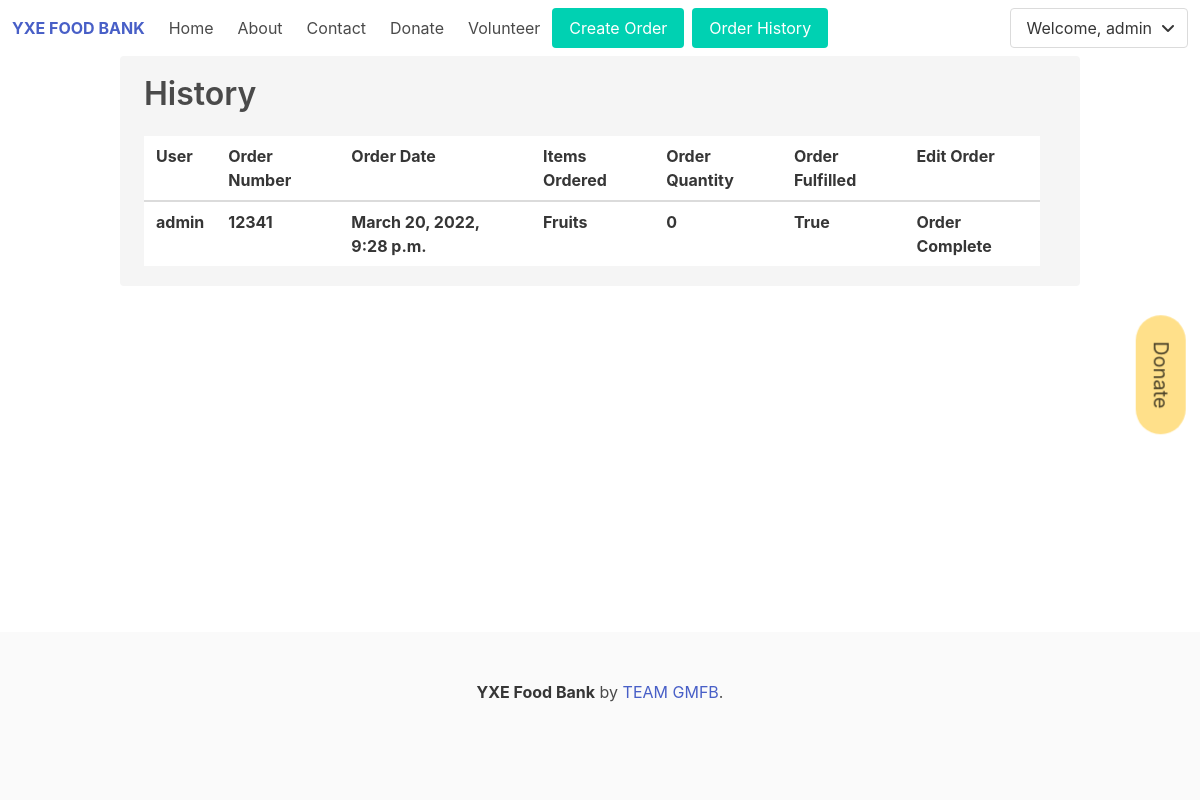
Before: /history/ (signed in) with the older database file.
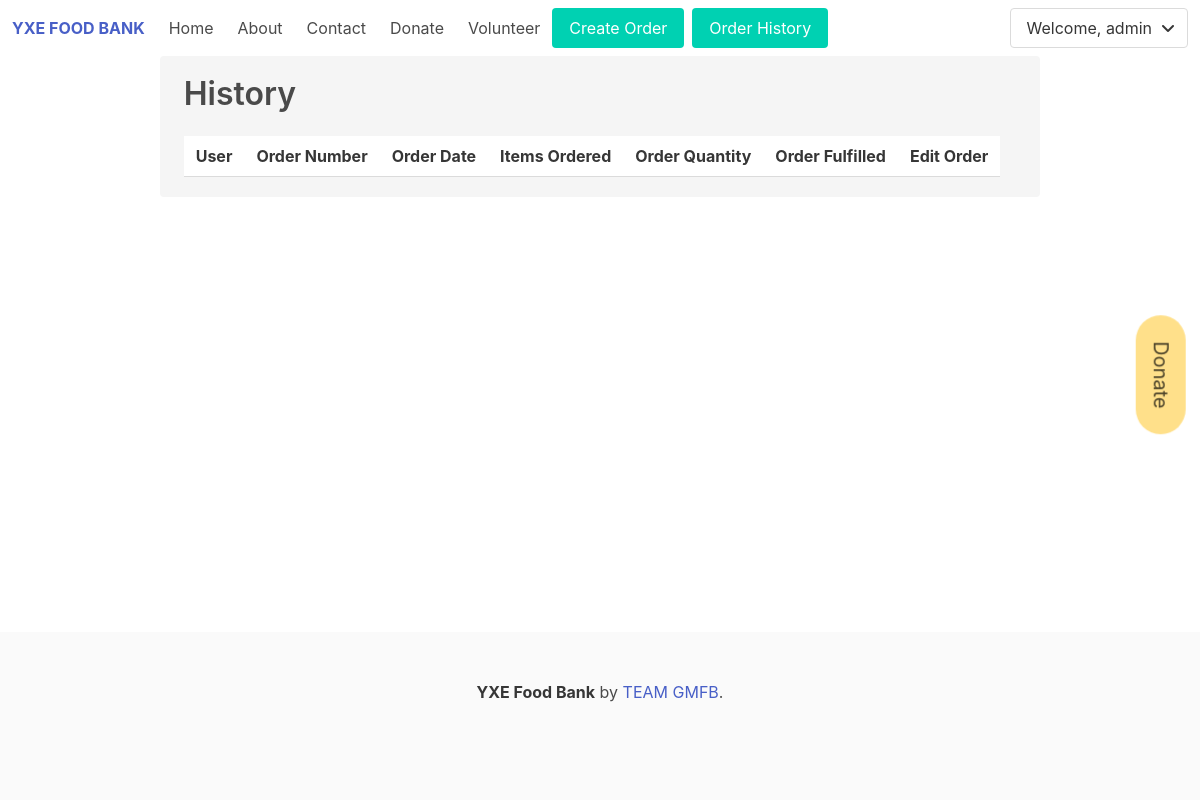
After: the same page with the newer database file.
### store/models.py (models this page shows, shortened)
class Form(models.Model):
    customer = models.ForeignKey(
        Account, on_delete=models.SET_NULL, blank=True, null=True)
    date_ordered = models.DateTimeField(auto_now_add=True)
    complete = models.BooleanField(default=False, null=True, blank=False)
    transaction_id = models.CharField(max_length=200, null=True)
    notes = models.CharField(max_length=200, null=True)
    fufilled = models.BooleanField(default=False, null=True, blank=False)

class Formitems(models.Model):
    product = models.ForeignKey(
        Product, on_delete=models.SET_NULL, blank=True, null=True)
    form = models.ForeignKey(
        Form, on_delete=models.SET_NULL, blank=True, null=True)
    quantity = models.IntegerField(default=0, null=True, blank=True)
    date_added = models.DateTimeField(auto_now_add=True)

class Product(models.Model):
    name = models.CharField(max_length=200, null=True)
    quantity = models.IntegerField(default=0, null=True, blank=True)
    image = models.ImageField(null=True, blank=True)
    def __str__(self):
        return self.name

### account/models.py (models this page shows, shortened)
class Account(AbstractBaseUser):
    email = models.EmailField(verbose_name="email", max_length=60, unique=True)
    username = models.CharField(max_length=30, unique=True)
    date_joined = models.DateTimeField(
        verbose_name='date joined', auto_now_add=True)
    last_login = models.DateTimeField(verbose_name='last login', auto_now=True)
    is_admin = models.BooleanField(default=False)
    is_active = models.BooleanField(default=True)
    is_staff = models.BooleanField(default=False)
    is_superuser = models.BooleanField(default=False)
    phone = models.CharField(
        verbose_name="phone", max_length=10, unique=True)
    first_name = models.CharField(max_length=30)
    last_name = models.CharField(max_length=30)
    USERNAME_FIELD = 'username'
    REQUIRED_FIELDS = ['email', 'phone', 'first_name', 'last_name']
    objects = MyAccountManager()
    def __str__(self):
        return self.username

### userHist/views.py (the view)
# urls.py: path('history/', views.userHistPage, name="userHist"),
def userHistPage(request):
    user = request.user
    products = Product.objects.all()
    accounts = Account.objects.all()
    form = Form.objects.all().filter(customer=user).filter(complete=True)
    formitem = Formitems.objects.all()
    context = {'products':products,'account':accounts,'form': form, 'formitems':formitem}
    if (request.method == 'POST') and ('delete' in request.POST):
        for x in form:
            x.delete()
            return redirect('userHist')
    return render(request, 'userHist.html', context)

### userHist/templates/userHist.html (shortened to what this page needs)
{% extends 'main.html' %} {% block content %}
<div class="container">
  <div class="notification is-secondary">
    <div class="title">History</div>
      <div class="table-container">
        <table class="table">
          <thead>
            <tr>
              <th>User</th>
              <th>Order Number</th>
              <th>Order Date</th>
              <th>Items Ordered</th>
              <th>Order Quantity</th>
              <th>Order Fulfilled</th>
              <th>Edit Order</th>
            </tr>
          </thead>
          <tbody>
            <tr>
              {% for x in form %}
              <th>{{ x.customer }}</th>
              <th>{{ x.transaction_id }}</th>
              <th>{{ x.date_ordered }}</th>
              <th>
              {% for y in formitems %}
              <dl>{{ y.product }}</dl>
              {% endfor %}
              </th>
              <th>
                {% for y in formitems %}
                <dl>{{y.quantity}}</dl>
                {% endfor %}
              </th>
              <th>{{ x.fufilled }}</th>
              {% if x.fufilled == False %}
              <th>
                <form method="POST">
                  {% csrf_token %}
                     <div class="buttons">
                       <button name="delete" value="{{x.transaction_id}}"
                         class="button is-danger">Cancel</button>
                     </div>
               </form>
              </th>
              {% else %}
              <th>Order Complete</th>
              {% endif %}
            </tr>
            {% endfor %}
          </tbody>
        </table>
      </div>
  </div>
</div>
{% endblock content %}

Changed rows visible on the page:
removed Form: customer "admin", transaction_id "12341", date_ordered "March 20, 2022, 9:28 p.m.", fufilled "True", shows "Order Complete"
removed Formitems: product "Fruits", quantity "0"
